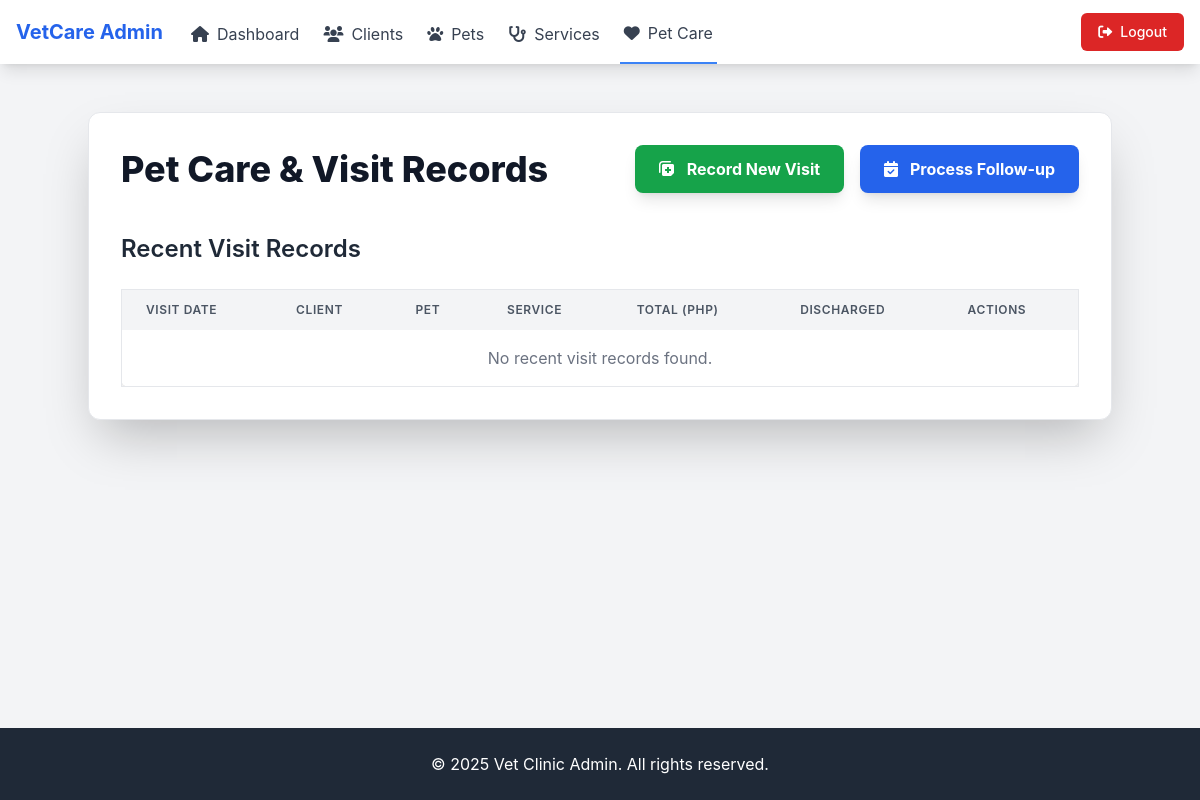
The page /view/admin/AdminPetCare.php (signed in) on the database as committed earlier.
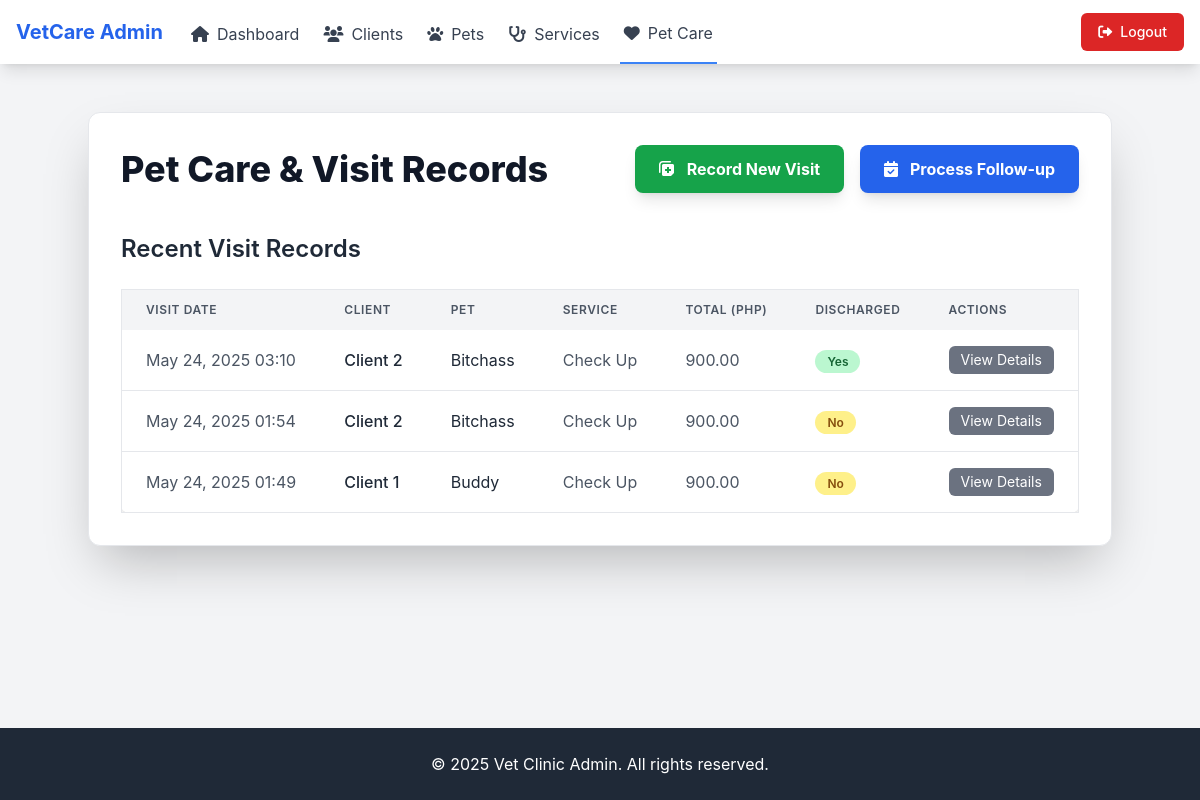
The same page on the database as committed later.
### tables this page shows
CREATE TABLE `visit_records` (
  `id` int(11) NOT NULL,
  `appointment_id` int(11) NOT NULL,
  `client_id` int(11) NOT NULL,
  `pet_id` int(11) NOT NULL,
  `service_id` int(11) DEFAULT NULL,
  `visit_notes` text,
  `additional_fees` decimal(10,2) DEFAULT '0.00',
  `total_amount` decimal(10,2) DEFAULT NULL,
  `discharged` enum('yes','no') NOT NULL DEFAULT 'yes',
  `date_created` timestamp NOT NULL DEFAULT CURRENT_TIMESTAMP,
  `date_updated` timestamp NOT NULL DEFAULT CURRENT_TIMESTAMP ON UPDATE CURRENT_TIMESTAMP
);

CREATE TABLE `users` (
  `id` int(11) NOT NULL,
  `fullname` varchar(255) NOT NULL,
  `email` varchar(255) NOT NULL,
  `username` varchar(50) NOT NULL,
  `password` varchar(255) NOT NULL,
  `role` enum('admin','client') NOT NULL DEFAULT 'client',
  `date_created` timestamp NOT NULL DEFAULT CURRENT_TIMESTAMP,
  `date_updated` timestamp NOT NULL DEFAULT CURRENT_TIMESTAMP ON UPDATE CURRENT_TIMESTAMP
);

CREATE TABLE `pets` (
  `id` int(11) NOT NULL,
  `client_id` int(11) NOT NULL,
  `pet_name` varchar(255) NOT NULL,
  `pet_sex` enum('female','male') NOT NULL,
  `pet_species` enum('dog','cat','others') NOT NULL,
  `breed_id` int(11) NOT NULL,
  `pet_age` int(11) DEFAULT NULL,
  `date_created` timestamp NOT NULL DEFAULT CURRENT_TIMESTAMP,
  `date_updated` timestamp NOT NULL DEFAULT CURRENT_TIMESTAMP ON UPDATE CURRENT_TIMESTAMP
);

CREATE TABLE `services` (
  `id` int(11) NOT NULL,
  `service_name` varchar(255) NOT NULL,
  `service_fee` decimal(10,2) NOT NULL,
  `description` text,
  `date_created` timestamp NOT NULL DEFAULT CURRENT_TIMESTAMP,
  `date_updated` timestamp NOT NULL DEFAULT CURRENT_TIMESTAMP ON UPDATE CURRENT_TIMESTAMP
);

### view/admin/AdminPetCare.php (the view, shortened to what this page needs)
<?php
require_once __DIR__ . '/../../resource/AHeader.php';
?>
<?php
global $pdo;
$recent_visits = [];
try {
    $stmt_visits = $pdo->prepare("
        SELECT vr.id as visit_id, vr.date_created as visit_date, u.fullname as client_name, p.pet_name, s.service_name, vr.total_amount, vr.discharged, vr.appointment_id
        FROM visit_records vr
        JOIN users u ON vr.client_id = u.id JOIN pets p ON vr.pet_id = p.id
        LEFT JOIN services s ON vr.service_id = s.id
        ORDER BY vr.date_created DESC LIMIT 10
    ");
    $stmt_visits->execute();
    $recent_visits = $stmt_visits->fetchAll(PDO::FETCH_ASSOC);
} catch (PDOException $e) { error_log("Fetch Recent Visits Error: " . $e->getMessage()); }
?>
<main class="container mx-auto my-12 p-8 bg-white rounded-xl shadow-2xl max-w-5xl border border-gray-200">
    <div class="flex flex-col sm:flex-row justify-between items-center mb-10 gap-4">
        <h2 class="text-4xl font-extrabold text-gray-900 leading-tight text-center sm:text-left">Pet Care & Visit Records</h2>
        <div class="flex flex-col sm:flex-row gap-4">
            <button id="trigger-record-visit-modal-button" class="bg-green-600 hover:bg-green-700 text-white font-bold py-3 px-6 rounded-lg shadow-lg transition duration-300 whitespace-nowrap">
                <i class="fas fa-notes-medical mr-2"></i> Record New Visit
            </button>
            <button id="trigger-process-followup-modal-button" class="bg-blue-600 hover:bg-blue-700 text-white font-bold py-3 px-6 rounded-lg shadow-lg transition duration-300 whitespace-nowrap">
                <i class="fas fa-calendar-check mr-2"></i> Process Follow-up
            </button>
        </div>
    </div>
    <h3 class="text-2xl font-semibold text-gray-800 mb-6">Recent Visit Records</h3>
    <div class="overflow-x-auto">
        <table class="min-w-full bg-white border border-gray-200 rounded-lg shadow-md">
            <thead class="bg-gray-100">
                <tr>
                    <th class="py-3 px-6 text-left text-xs font-semibold text-gray-600 uppercase tracking-wider">Visit Date</th>
                    <th class="py-3 px-6 text-left text-xs font-semibold text-gray-600 uppercase tracking-wider">Client</th>
                    <th class="py-3 px-6 text-left text-xs font-semibold text-gray-600 uppercase tracking-wider">Pet</th>
                    <th class="py-3 px-6 text-left text-xs font-semibold text-gray-600 uppercase tracking-wider">Service</th>
                    <th class="py-3 px-6 text-left text-xs font-semibold text-gray-600 uppercase tracking-wider">Total (PHP)</th>
                    <th class="py-3 px-6 text-left text-xs font-semibold text-gray-600 uppercase tracking-wider">Discharged</th>
                    <th class="py-3 px-6 text-left text-xs font-semibold text-gray-600 uppercase tracking-wider">Actions</th>
                </tr>
            </thead>
            <tbody class="divide-y divide-gray-200">
                <?php if (empty($recent_visits)): ?>
                    <tr>
                        <td colspan="7" class="py-4 px-6 text-center text-gray-500">No recent visit records found.</td>
                    </tr>
                <?php else: ?>
                    <?php foreach ($recent_visits as $visit): ?>
                        <tr>
                            <td class="py-4 px-6 whitespace-nowrap text-gray-600"><?php echo date('M d, Y H:i', strtotime($visit['visit_date'])); ?></td>
                            <td class="py-4 px-6 whitespace-nowrap text-gray-800 font-medium"><?php echo htmlspecialchars($visit['client_name']); ?></td>
                            <td class="py-4 px-6 whitespace-nowrap text-gray-800"><?php echo htmlspecialchars($visit['pet_name']); ?></td>
                            <td class="py-4 px-6 whitespace-nowrap text-gray-600"><?php echo htmlspecialchars($visit['service_name'] ?: 'N/A'); ?></td>
                            <td class="py-4 px-6 whitespace-nowrap text-gray-600"><?php echo number_format($visit['total_amount'], 2); ?></td>
                            <td class="py-4 px-6 whitespace-nowrap text-gray-600">
                                <span class="px-3 py-1 text-xs font-semibold rounded-full <?php echo $visit['discharged'] === 'yes' ? 'bg-green-200 text-green-800' : 'bg-yellow-200 text-yellow-800'; ?>">
                                    <?php echo ucfirst($visit['discharged']); ?>
                                </span>
                            </td>
                            <td class="py-4 px-6 whitespace-nowrap">
                                <button class="view-visit-details-button bg-gray-500 hover:bg-gray-600 text-white px-3 py-1 rounded-md text-sm" data-visit-id="<?php echo $visit['visit_id']; ?>">
                                    View Details
                                </button>
                            </td>
                        </tr>
                    <?php endforeach; ?>
                <?php endif; ?>
            </tbody>
        </table>
    </div>
</main>
<?php
require_once __DIR__ . '/../../resource/AFooter.php';
?>

### resource/AHeader.php (shortened to what this page needs)
<!DOCTYPE html>
<html lang="en" class="h-full">
<head>
    <script src="https://cdn.tailwindcss.com"></script>
    <link rel="stylesheet" href="https://cdnjs.cloudflare.com/ajax/libs/font-awesome/6.0.0-beta3/css/all.min.css">
</head>
<body class="bg-gray-100 h-full">
    <nav class="bg-white shadow-lg">
        <div class="max-w-7xl mx-auto px-4">
            <div class="flex justify-between h-16">
                <div class="flex">
                    <div class="flex-shrink-0 flex items-center">
                        <a href="../admin/AdminDashboard.php" class="text-xl font-bold text-blue-600">
                            VetCare Admin
                        </a>
                    </div>
                    <div class="hidden sm:ml-6 sm:flex sm:space-x-4">
                        <a href="../admin/AdminDashboard.php" class="<?php echo basename($_SERVER['PHP_SELF']) === 'AdminDashboard.php' ? 'border-b-2 border-blue-500' : ''; ?> inline-flex items-center px-1 pt-1 text-gray-700 hover:text-blue-600">
                            <i class="fas fa-home mr-2"></i> Dashboard
                        </a>
                        <a href="../admin/AdminClientList.php" class="<?php echo basename($_SERVER['PHP_SELF']) === 'AdminClientList.php' ? 'border-b-2 border-blue-500' : ''; ?> inline-flex items-center px-1 pt-1 text-gray-700 hover:text-blue-600">
                            <i class="fas fa-users mr-2"></i> Clients
                        </a>
                        <a href="../admin/AdminPet.php" class="<?php echo basename($_SERVER['PHP_SELF']) === 'AdminPet.php' ? 'border-b-2 border-blue-500' : ''; ?> inline-flex items-center px-1 pt-1 text-gray-700 hover:text-blue-600">
                            <i class="fas fa-paw mr-2"></i> Pets
                        </a>
                        <a href="../admin/AdminServices.php" class="<?php echo basename($_SERVER['PHP_SELF']) === 'AdminServices.php' ? 'border-b-2 border-blue-500' : ''; ?> inline-flex items-center px-1 pt-1 text-gray-700 hover:text-blue-600">
                            <i class="fas fa-stethoscope mr-2"></i> Services
                        </a>
                        <a href="../admin/AdminPetCare.php" class="<?php echo basename($_SERVER['PHP_SELF']) === 'AdminPetCare.php' ? 'border-b-2 border-blue-500' : ''; ?> inline-flex items-center px-1 pt-1 text-gray-700 hover:text-blue-600">
                            <i class="fas fa-heart mr-2"></i> Pet Care
                        </a>
                    </div>
                </div>
                <div class="hidden sm:ml-6 sm:flex sm:items-center">
                    <form action="../../app/config/Auth.php" method="POST" class="ml-3">
                        <button type="submit" name="logout" class="inline-flex items-center px-4 py-2 border border-transparent text-sm font-medium rounded-md text-white bg-red-600 hover:bg-red-700 focus:outline-none focus:ring-2 focus:ring-offset-2 focus:ring-red-500">
                            <i class="fas fa-sign-out-alt mr-2"></i> Logout
                        </button>
                    </form>
                </div>
            </div>
        </div>
    </nav>

### resource/AFooter.php (shortened to what this page needs)
    <footer class="bg-gray-800 text-white py-6 text-center w-full mt-auto">
        <div class="container mx-auto">
            <p>&copy; 2025 Vet Clinic Admin. All rights reserved.</p>
        </div>
    </footer>
</body>
</html>

### resource/AHeader.php (style rules this page uses)
body { font-family: "Inter", sans-serif; background-color: #f3f4f6; min-height: 100vh; display: flex; flex-direction: column; }

Rows that differ between the two databases and show on the page:
added visit_records: date_created "May 24, 2025 03:10", client.fullname "Client 2", pet.pet_name "Bitchass", service.service_name "Check Up", total_amount "900.00", discharged "Yes"
added visit_records: date_created "May 24, 2025 01:54", client.fullname "Client 2", pet.pet_name "Bitchass", service.service_name "Check Up", total_amount "900.00", discharged "No"
added visit_records: date_created "May 24, 2025 01:49", client.fullname "Client 1", pet.pet_name "Buddy", service.service_name "Check Up", total_amount "900.00", discharged "No"
Other text that changed with them:
text no longer shown: "No recent visit records found."
